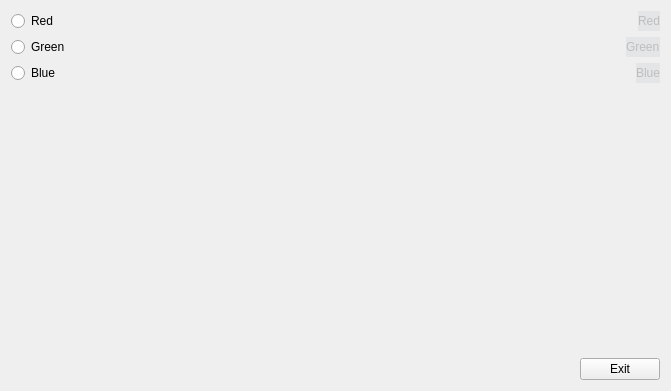
<?xml version="1.0" encoding="UTF-8"?>
<ui version="4.0">
 <class>MyForm</class>
 <widget class="QWidget" name="MyForm">
  <property name="geometry">
   <rect>
    <x>0</x>
    <y>0</y>
    <width>671</width>
    <height>391</height>
   </rect>
  </property>
  <property name="windowTitle">
   <string>Form</string>
  </property>
  <layout class="QVBoxLayout" name="verticalLayout">
   <item>
    <layout class="QHBoxLayout" name="horizontalLayout">
     <item>
      <widget class="QRadioButton" name="radioButton">
       <property name="text">
        <string>Red</string>
       </property>
      </widget>
     </item>
     <item>
      <spacer name="horizontalSpacer">
       <property name="orientation">
        <enum>Qt::Horizontal</enum>
       </property>
       <property name="sizeHint" stdset="0">
        <size>
         <width>40</width>
         <height>20</height>
        </size>
       </property>
      </spacer>
     </item>
     <item>
      <widget class="QLabel" name="label">
       <property name="enabled">
        <bool>false</bool>
       </property>
       <property name="palette">
        <palette>
         <active>
          <colorrole role="Window">
           <brush brushstyle="SolidPattern">
            <color alpha="255">
             <red>255</red>
             <green>0</green>
             <blue>0</blue>
            </color>
           </brush>
          </colorrole>
         </active>
         <inactive>
          <colorrole role="Window">
           <brush brushstyle="SolidPattern">
            <color alpha="255">
             <red>239</red>
             <green>240</green>
             <blue>241</blue>
            </color>
           </brush>
          </colorrole>
         </inactive>
         <disabled>
          <colorrole role="Window">
           <brush brushstyle="SolidPattern">
            <color alpha="255">
             <red>227</red>
             <green>229</green>
             <blue>231</blue>
            </color>
           </brush>
          </colorrole>
         </disabled>
        </palette>
       </property>
       <property name="autoFillBackground">
        <bool>true</bool>
       </property>
       <property name="text">
        <string>Red</string>
       </property>
      </widget>
     </item>
    </layout>
   </item>
   <item>
    <layout class="QHBoxLayout" name="horizontalLayout_3">
     <item>
      <widget class="QRadioButton" name="radioButton_2">
       <property name="text">
        <string>Green</string>
       </property>
      </widget>
     </item>
     <item>
      <spacer name="horizontalSpacer_3">
       <property name="orientation">
        <enum>Qt::Horizontal</enum>
       </property>
       <property name="sizeHint" stdset="0">
        <size>
         <width>40</width>
         <height>20</height>
        </size>
       </property>
      </spacer>
     </item>
     <item>
      <widget class="QLabel" name="label_2">
       <property name="enabled">
        <bool>false</bool>
       </property>
       <property name="palette">
        <palette>
         <active>
          <colorrole role="Window">
           <brush brushstyle="SolidPattern">
            <color alpha="255">
             <red>0</red>
             <green>255</green>
             <blue>0</blue>
            </color>
           </brush>
          </colorrole>
         </active>
         <inactive>
          <colorrole role="Window">
           <brush brushstyle="SolidPattern">
            <color alpha="255">
             <red>239</red>
             <green>240</green>
             <blue>241</blue>
            </color>
           </brush>
          </colorrole>
         </inactive>
         <disabled>
          <colorrole role="Window">
           <brush brushstyle="SolidPattern">
            <color alpha="255">
             <red>227</red>
             <green>229</green>
             <blue>231</blue>
            </color>
           </brush>
          </colorrole>
         </disabled>
        </palette>
       </property>
       <property name="autoFillBackground">
        <bool>true</bool>
       </property>
       <property name="text">
        <string>Green</string>
       </property>
      </widget>
     </item>
    </layout>
   </item>
   <item>
    <layout class="QHBoxLayout" name="horizontalLayout_2">
     <item>
      <widget class="QRadioButton" name="radioButton_3">
       <property name="text">
        <string>Blue</string>
       </property>
      </widget>
     </item>
     <item>
      <spacer name="horizontalSpacer_2">
       <property name="orientation">
        <enum>Qt::Horizontal</enum>
       </property>
       <property name="sizeHint" stdset="0">
        <size>
         <width>40</width>
         <height>20</height>
        </size>
       </property>
      </spacer>
     </item>
     <item>
      <widget class="QLabel" name="label_3">
       <property name="enabled">
        <bool>false</bool>
       </property>
       <property name="palette">
        <palette>
         <active>
          <colorrole role="Window">
           <brush brushstyle="SolidPattern">
            <color alpha="255">
             <red>85</red>
             <green>0</green>
             <blue>255</blue>
            </color>
           </brush>
          </colorrole>
         </active>
         <inactive>
          <colorrole role="Window">
           <brush brushstyle="SolidPattern">
            <color alpha="255">
             <red>239</red>
             <green>240</green>
             <blue>241</blue>
            </color>
           </brush>
          </colorrole>
         </inactive>
         <disabled>
          <colorrole role="Window">
           <brush brushstyle="SolidPattern">
            <color alpha="255">
             <red>227</red>
             <green>229</green>
             <blue>231</blue>
            </color>
           </brush>
          </colorrole>
         </disabled>
        </palette>
       </property>
       <property name="autoFillBackground">
        <bool>true</bool>
       </property>
       <property name="text">
        <string>Blue</string>
       </property>
      </widget>
     </item>
    </layout>
   </item>
   <item>
    <spacer name="verticalSpacer">
     <property name="orientation">
      <enum>Qt::Vertical</enum>
     </property>
     <property name="sizeHint" stdset="0">
      <size>
       <width>20</width>
       <height>244</height>
      </size>
     </property>
    </spacer>
   </item>
   <item>
    <layout class="QHBoxLayout" name="horizontalLayout_4">
     <item>
      <spacer name="horizontalSpacer_4">
       <property name="orientation">
        <enum>Qt::Horizontal</enum>
       </property>
       <property name="sizeHint" stdset="0">
        <size>
         <width>40</width>
         <height>20</height>
        </size>
       </property>
      </spacer>
     </item>
     <item>
      <widget class="QPushButton" name="pushButton">
       <property name="text">
        <string>Exit</string>
       </property>
      </widget>
     </item>
    </layout>
   </item>
  </layout>
 </widget>
 <resources/>
 <connections>
  <connection>
   <sender>pushButton</sender>
   <signal>clicked()</signal>
   <receiver>MyForm</receiver>
   <slot>close()</slot>
   <hints>
    <hint type="sourcelabel">
     <x>323</x>
     <y>276</y>
    </hint>
    <hint type="destinationlabel">
     <x>199</x>
     <y>149</y>
    </hint>
   </hints>
  </connection>
  <connection>
   <sender>radioButton</sender>
   <signal>toggled(bool)</signal>
   <receiver>label</receiver>
   <slot>setEnabled(bool)</slot>
   <hints>
    <hint type="sourcelabel">
     <x>45</x>
     <y>67</y>
    </hint>
    <hint type="destinationlabel">
     <x>179</x>
     <y>60</y>
    </hint>
   </hints>
  </connection>
  <connection>
   <sender>radioButton_3</sender>
   <signal>toggled(bool)</signal>
   <receiver>label_3</receiver>
   <slot>setEnabled(bool)</slot>
   <hints>
    <hint type="sourcelabel">
     <x>42</x>
     <y>91</y>
    </hint>
    <hint type="destinationlabel">
     <x>169</x>
     <y>96</y>
    </hint>
   </hints>
  </connection>
  <connection>
   <sender>radioButton_2</sender>
   <signal>toggled(bool)</signal>
   <receiver>label_2</receiver>
   <slot>setEnabled(bool)</slot>
   <hints>
    <hint type="sourcelabel">
     <x>59</x>
     <y>126</y>
    </hint>
    <hint type="destinationlabel">
     <x>173</x>
     <y>122</y>
    </hint>
   </hints>
  </connection>
 </connections>
</ui>
